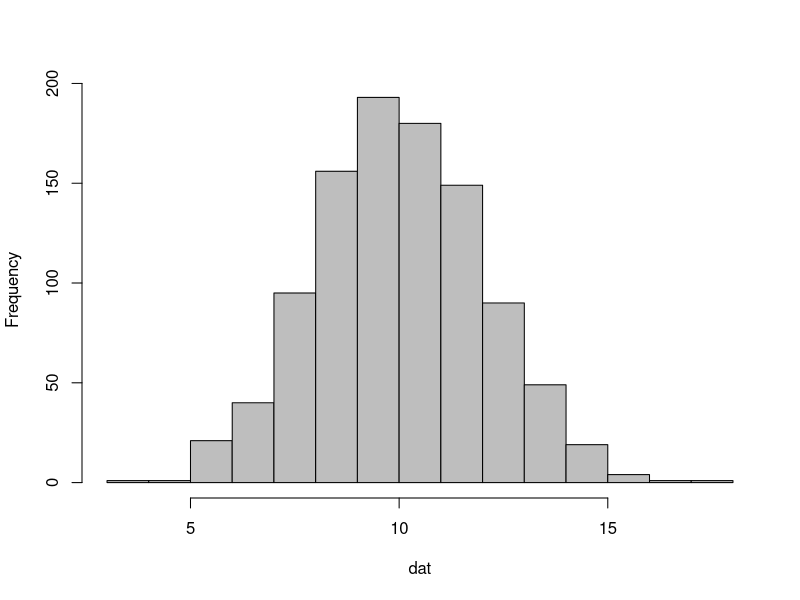

This chart was generated by the following R code: (Note: this script raises an error after producing the figure.)
## ---- chunk 1
# The code below is actually being run
dat <- rnorm(n = 1000, mean = 10, sd = 2);

# We can plot a histogram of it below
hist(dat, main = "",col = "grey");
## ---- chunk 2
library("knitr")
include_graphics("logo.png");
